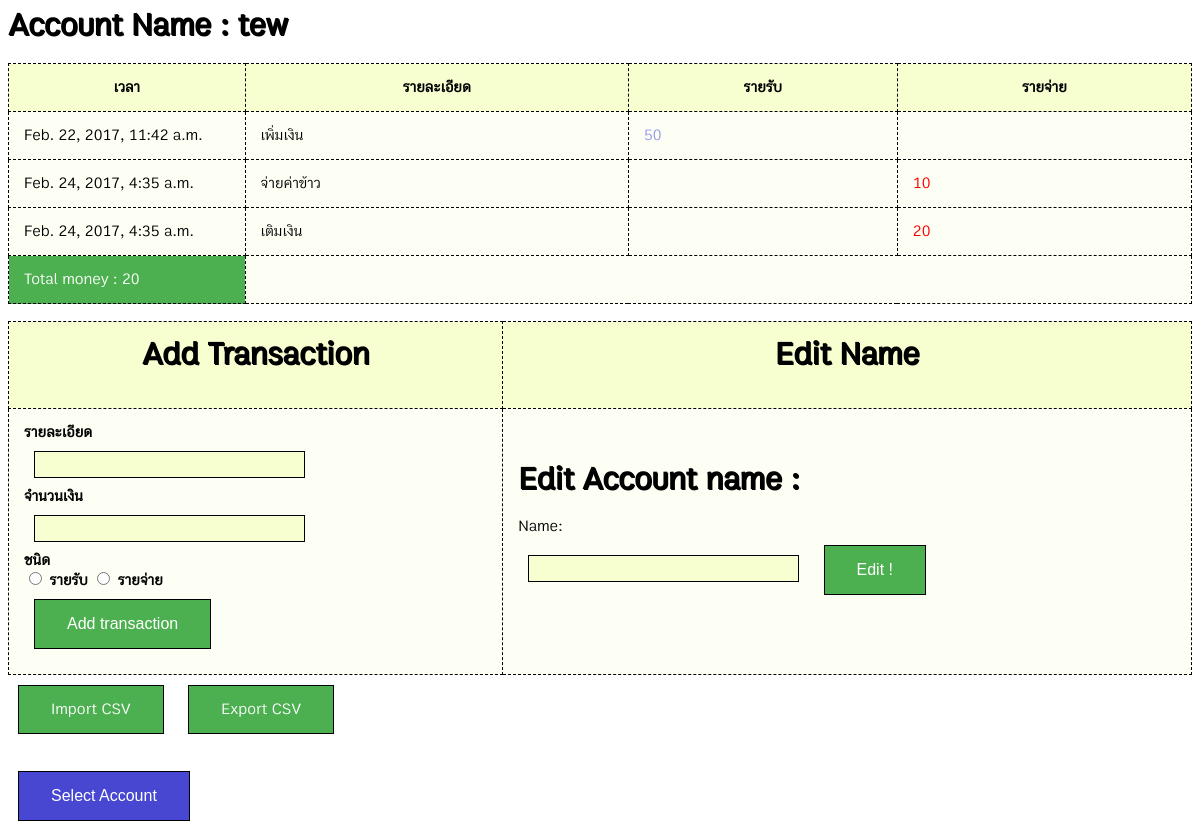
The app's page /account/acc/14/, older data.
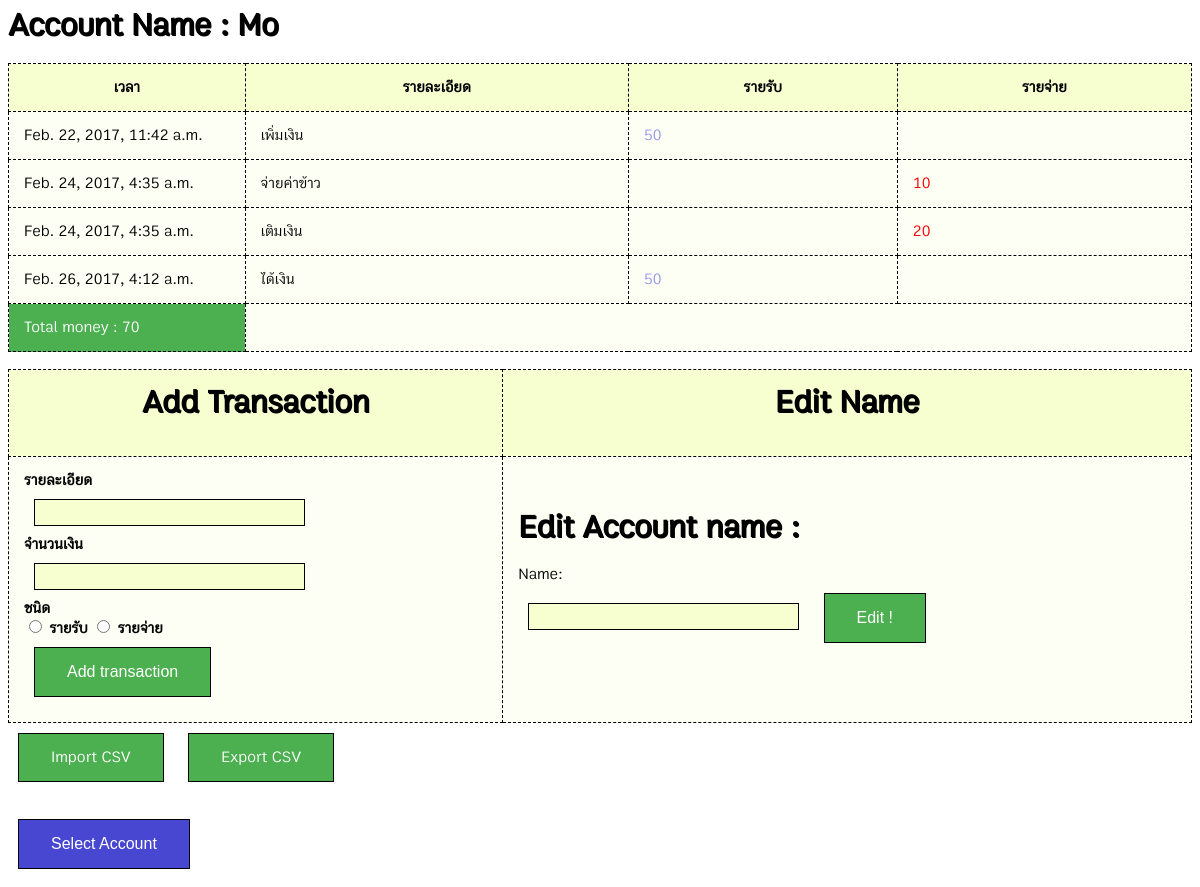
The same page, newer data.
### account/models.py (models this page shows, shortened)
class Account(models.Model):
    account_name = models.CharField(max_length=200)
    total = models.IntegerField(default=0)

class Transaction(models.Model):
    account = models.ForeignKey(Account, on_delete=models.CASCADE)
    detail = models.CharField(max_length=200)
    value = models.IntegerField(default=0)
    date = models.DateTimeField('date and time')

### account/views.py (the view)
# urls.py: url(r'^acc/(?P<pk>[0-9]+)/$', views.DetailView.as_view(), name='detail'),
class DetailView(generic.DetailView):
    model = Account
    template_name = 'account/detail.html'
    def get_context_data(self, **kwargs):
        context = super(DetailView, self).get_context_data(**kwargs)
        context.update({'theme': theme})
        return context

### account/templatetags/mul.py (called while the page is built)
@register.filter(name='mul')
def mul(value, arg):
    return value*arg

### account/templates/account/detail.html (shortened to what this page needs)
{% load mul %}
{% load static %}
{% static "" as path %}
<head>
<link rel="stylesheet" type="text/css" href="{{ path }}{{ theme }}" />
</head>
<body>
<h1>Account Name : {{ account.account_name }}</h1>
<table border="1">
<form action="{% url 'account:addtrans' account.id %}" method="post">
{% if account.transaction_set.all %}
<tr>
    <th>เวลา</th>
    <th>รายละเอียด</th>
    <th>รายรับ</th>
    <th>รายจ่าย</th>
</tr>
{% for detail_list in account.transaction_set.all %}
    <tr><td width="20%">{{ detail_list.date }}</td><td>{{ detail_list.detail }}</td>
    {% if detail_list.value < 0 %} <td></td>
    <td style="color:red;">{{ detail_list.value|mul:-1 }}</td>
    {% else %}
    <td style="color:9698ea;">{{ detail_list.value }}</td><td></td>
    {% endif %}</tr>
{% endfor %}
<tr style="background-color: #4CAF50;color: white;"><td>Total money : {{ account.total }}</td></tr>
</table>
{% else %}
<h1 align="center">There's no transactions.</h1>
{% endif %}
<br>
<table>
    <tr>
<th><h1>Add Transaction</h1></th>
<th><h1>Edit Name</h1></th></tr>
<tr>
<td>
<b>รายละเอียด
<br>
<input type="text" class="textinput" name="detail"/>
<br>จำนวนเงิน
<br>
<input type="number" class="textinput" name="value"/><br>
ชนิด<br>
  <input type="radio" name="t_type" value="income"> รายรับ
  <input type="radio" name="t_type" value="expense"> รายจ่าย<br>
<input type="submit" class="button" value="Add transaction" />
</form></td></b>
<td><form action="{% url 'account:editname' account.id %}" method="post">
<h1>Edit Account name : </h1>
Name:
<br>
<input type="text" class="textinput" name="name"/>
<input type="submit" class="button" value="Edit !" />
</form></td>
    </tr>
</table>
<a href="{% url 'account:importcsv' account.id %}" class="button">Import CSV</a>
{% if account.transaction_set.all %}
<a href="{% url 'account:exportcsv' account.id %}" class="button">Export CSV</a>
{% endif %}
<br><br><a href="{% url 'account:index' %}"><input type="submit" class="button" style="background-color:#4747d1;" value="Select Account" /></a>
</body>

Row changes from the older to the newer data that the page shows:
changed Account: account_name "tew" → "Mo"; total "20" → "70"
added Transaction: date "Feb. 26, 2017, 4:12 a.m.", detail "ได้เงิน", value "50"
